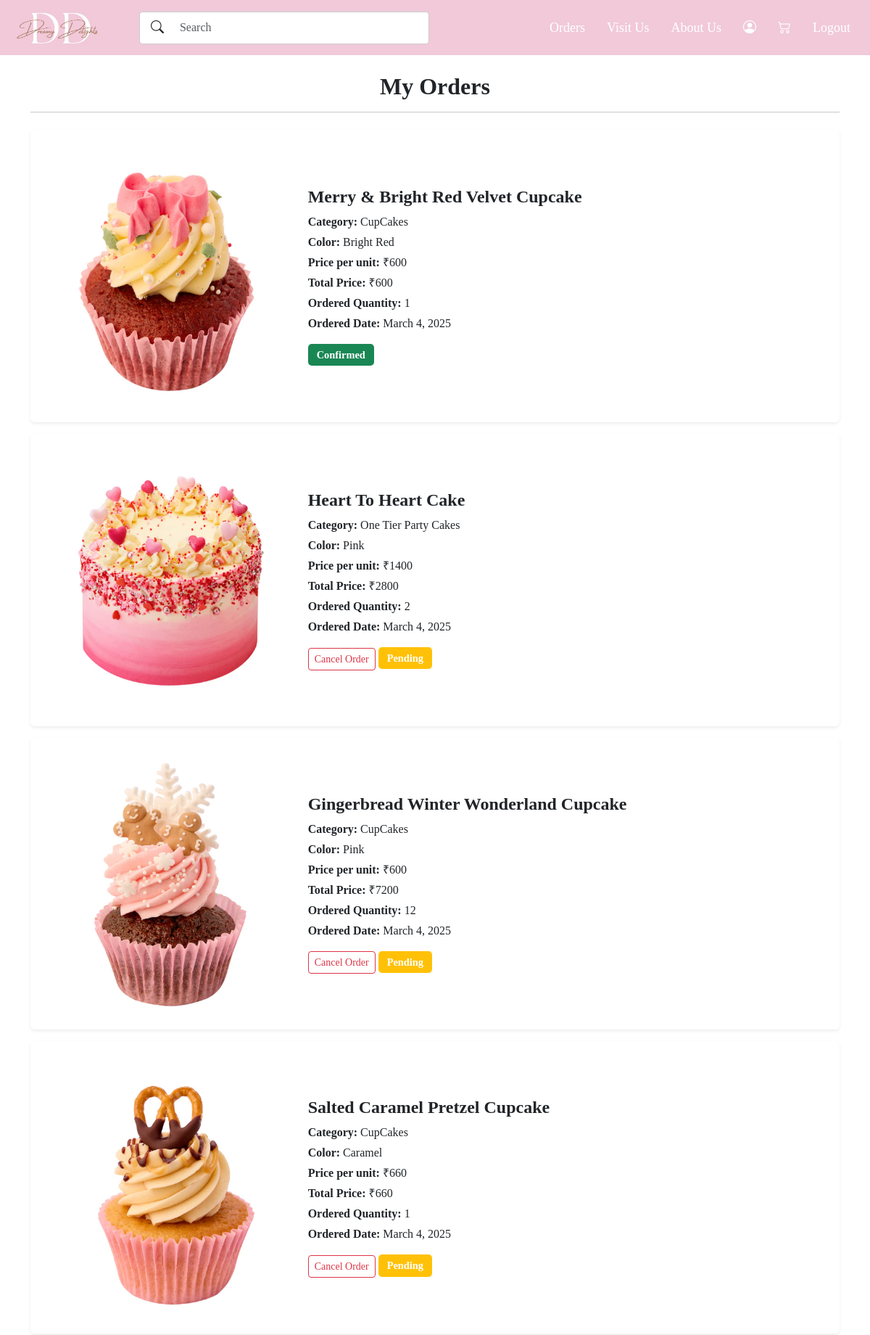
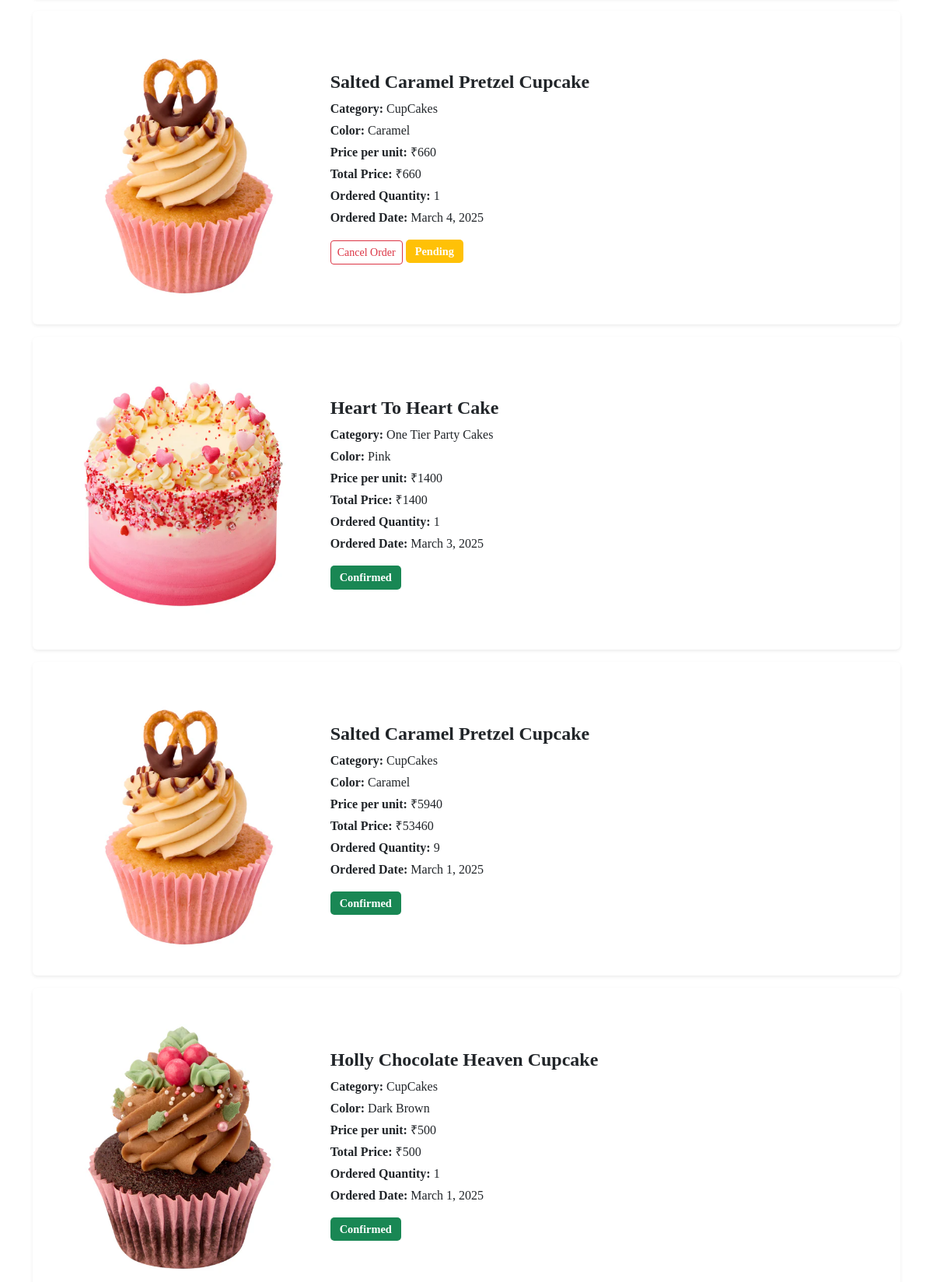
The page /user_view_bookings (signed in, upper part) on the database its author committed (2 pictures, top to bottom).
### app/models.py (models this page shows, shortened)
class Buy(models.Model):
    user=models.ForeignKey(User,on_delete=models.CASCADE)
    cake=models.ForeignKey(Cake,on_delete=models.CASCADE)
    price=models.IntegerField()
    quantity = models.PositiveIntegerField(default=1)
    date=models.DateField(auto_now_add=True)
    address = models.ForeignKey(Address, on_delete=models.CASCADE)
    is_confirmed = models.BooleanField(default=False)
    order=models.ForeignKey(Order,on_delete=models.CASCADE,null=True)

class Cake(models.Model):
    name=models.CharField(max_length=100)
    price=models.IntegerField()
    img=models.FileField()
    colour=models.TextField()
    category=models.ForeignKey(Category,on_delete=models.CASCADE)
    description=models.TextField()

class Category(models.Model):
    name=models.TextField(max_length=100)

### app/views.py (the view)
# urls.py: path('user_view_bookings',views.view_bookings),
def view_bookings(req):
    user = User.objects.get(username=req.session['user'])
    data1 = Buy.objects.filter(user=user).select_related('cake', 'cake__category').order_by('-id')
    for booking in data1:
        booking.total_price = booking.price * booking.quantity
    context = {
        'data1': data1,
    }
    return render(req, 'user/view_bookings.html', context)

### templates/user/view_bookings.html (shortened to what this page needs)
<!DOCTYPE html>
<html lang="en">
<head>
    {% load static %}
    <link rel="stylesheet" href="{% static '/css/home.css' %}">
    <link rel="stylesheet" href="https://cdn.jsdelivr.net/npm/bootstrap@5.3.3/dist/css/bootstrap.min.css">
    <link rel="stylesheet" href="https://cdn.jsdelivr.net/npm/bootstrap-icons@1.11.3/font/bootstrap-icons.min.css">
    <link href="https://cdnjs.cloudflare.com/ajax/libs/font-awesome/5.15.4/css/all.min.css" rel="stylesheet">
</head>
<body>
  <nav class="navbar navbar-expand-lg navbar-light">
    <div class="container-fluid">
        <a class="navbar-brand" href="../">
            <img src="{% static 'img/logo.jpeg' %}" alt="Logo">
        </a>
        <form class="d-flex mx-auto search-form" role="search" action="{% url 'search' %}" method="POST">
          <div class="input-group search-box">
              <button class="btn" type="submit" style="background-color: white;">
                  <i class="bi bi-search"></i>
              </button>
              <input class="form-control" type="text" placeholder="Search" name="searched"
                  id="search" data-aos="fade-down" data-aos-duration="1500" data-aos-delay="200">
          </div>
      </form>
        <div class="collapse navbar-collapse justify-content-end" id="navbarNav">
            <ul class="navbar-nav">
                <li class="nav-item">
                    <a class="nav-link" href="../user_view_bookings">Orders</a>
                </li>
                <li class="nav-item">
                    <a class="nav-link" href="../visit_us">Visit Us</a>
                </li>
                <li class="nav-item">
                    <a class="nav-link" href="../about_us">About Us</a>
                </li>
                <li class="nav-item">
                    <a class="nav-link" href="../profile"><i class="bi bi-person-circle"></i></a>
                </li>
                <li class="nav-item">
                    <a class="nav-link" href="../cart_display"><i class="bi bi-cart2"></i></a>
                </li>
                <li class="nav-item">
                    <a class="nav-link" href="../logout">Logout</a>
                </li>
            </ul>
        </div>
    </div>
</nav>
     <div class="container mt-4">
        <h2 class="fw-bold text-center">My Orders</h2>
        <hr class="mb-4">
        {% if data1 %}
            {% for order in data1 %}
            <div class="card mb-3 p-3 shadow-sm border-0">
                <div class="row g-3 align-items-center">
                    <div class="col-md-4 text-center">
                        <img src="{{ order.cake.img.url }}" class="img-fluid rounded" style="max-width: 100%; height: auto; border: none;">
                    </div>
                    <div class="col-md-8">
                        <h4 class="fw-bold mb-2">{{ order.cake.name }}</h4>
                        <p class="mb-1"><b>Category:</b> {{ order.cake.category.name }}</p>
                        <p class="mb-1"><b>Color:</b> {{ order.cake.colour }}</p>
                        <p class="mb-1"><b>Price per unit:</b> ₹{{ order.price }}</p>
                        <p class="mb-1"><b>Total Price:</b> ₹{{ order.total_price }}</p>
                        <p class="mb-1"><b>Ordered Quantity:</b> {{ order.quantity }}</p>
                        <p class="mb-1"><b>Ordered Date:</b> {{ order.date }}</p>
                        <div class="mt-3">
                            {% if not order.is_confirmed %}
                                <a href="../delete_order/{{ order.id }}" class="btn btn-outline-danger btn-sm">
                                    Cancel Order
                                </a>
                            {% endif %}
                            {% if order.is_confirmed %}
                                <span class="badge bg-success">Confirmed</span>
                            {% else %}
                                <span class="badge bg-warning">Pending</span>
                            {% endif %}
                        </div>
                    </div>
                </div>
            </div>
            {% endfor %}
        {% else %}
            <p class="text-center text-muted">No bookings found.</p>
        {% endif %}
    </div>
</body>
</html>

### static/css/home.css (style rules this page uses)
body { background-color: #f0f4f8; font-family: 'Arial', sans-serif; }
.custom-container, .card, .card-img-top { border: none; font-family: "Playfair Display", serif; }
.col-sm-6, .col-md-4, .col-lg-4 { padding: 10px; }
img { max-width: 100%; height: auto; border: 2px solid #ddd; border-radius: 10px; }
.d-flex { display: flex; gap: 15px; }
.d-flex .btn { width: 44%; padding: 15px; border: none; border-radius: 5px; font-size: 16px; position: relative; transition: background-color 0.3s ease-in-out; }
hr { margin: 2rem 0; }
.img-fluid { width: 100%; height: auto; object-fit: contain; }
.input-group { width: 100%; max-width: 500px; }
.input-group .form-control { padding-right: 40px; border-right: none; border-radius: 0.25rem; }
.input-group .btn { border-left: none; background-color: #f8f9fa; border-radius: 0.25rem; padding: 8px 15px; width: auto; min-width: 35px; height: 100%; }
.input-group .btn i { font-size: 18px; }
a { text-decoration: none; color: inherit; }
.navbar { display: flex; align-items: center; justify-content: space-between; padding: 10px 20px; background-color: #f1c9d9; }
.navbar-brand img { height: 50px; width: auto; border: none; }
.navbar { font-family: "Playfair Display", serif; }
.navbar .navbar-nav .nav-item .nav-link { color: white; font-size: 18px; padding-left: 15px; padding-right: 15px; transition: color 0.3s ease-in-out; }
.search-form { flex-grow: 1; display: flex; justify-content: center; }
.search-box { max-width: 400px; width: 100%; display: flex; align-items: center; border: 1px solid #ccc; border-radius: 5px; overflow: hidden; background-color: white; }
.search-box input { width: 100%; padding: 8px; border: none; outline: none; transition: width 0.3s ease-in-out; }
.search-box button { background: white; border: none; padding: 8px 12px; cursor: pointer; }

### templates/user/view_bookings.html (style rules this page uses)
h2 { font-family: "Playfair Display", serif; }
.badge { font-size: 0.9rem; padding: 8px 12px; border-radius: 5px; }
.btn-outline-danger { transition: all 0.3s ease-in-out; }

### rows shown on the page
Buy: cake.img (picture), cake.name "Merry & Bright Red Velvet Cupcake", cake.category.name "CupCakes", cake.colour "Bright Red", price "600", total_price "600", quantity "1", date "March 4, 2025", is_confirmed "Confirmed"
Buy: cake.img (picture), cake.name "Heart To Heart Cake", cake.category.name "One Tier Party Cakes", cake.colour "Pink", price "1400", total_price "2800", quantity "2", date "March 4, 2025", is_confirmed "Pending"
Buy: cake.img (picture), cake.name "Gingerbread Winter Wonderland Cupcake", cake.category.name "CupCakes", cake.colour "Pink", price "600", total_price "7200", quantity "12", date "March 4, 2025", is_confirmed "Pending"
Buy: cake.img (picture), cake.name "Salted Caramel Pretzel Cupcake", cake.category.name "CupCakes", cake.colour "Caramel", price "660", total_price "660", quantity "1", date "March 4, 2025", is_confirmed "Pending"
Buy: cake.img (picture), cake.name "Salted Caramel Pretzel Cupcake", cake.category.name "CupCakes", cake.colour "Caramel", price "660", total_price "660", quantity "1", date "March 4, 2025", is_confirmed "Pending"
Buy: cake.img (picture), cake.name "Heart To Heart Cake", cake.category.name "One Tier Party Cakes", cake.colour "Pink", price "1400", total_price "1400", quantity "1", date "March 3, 2025", is_confirmed "Confirmed"
Buy: cake.img (picture), cake.name "Salted Caramel Pretzel Cupcake", cake.category.name "CupCakes", cake.colour "Caramel", price "5940", total_price "53460", quantity "9", date "March 1, 2025", is_confirmed "Confirmed"
Buy: cake.img (picture), cake.name "Holly Chocolate Heaven Cupcake", cake.category.name "CupCakes", cake.colour "Dark Brown", price "500", total_price "500", quantity "1", date "March 1, 2025", is_confirmed "Confirmed"
